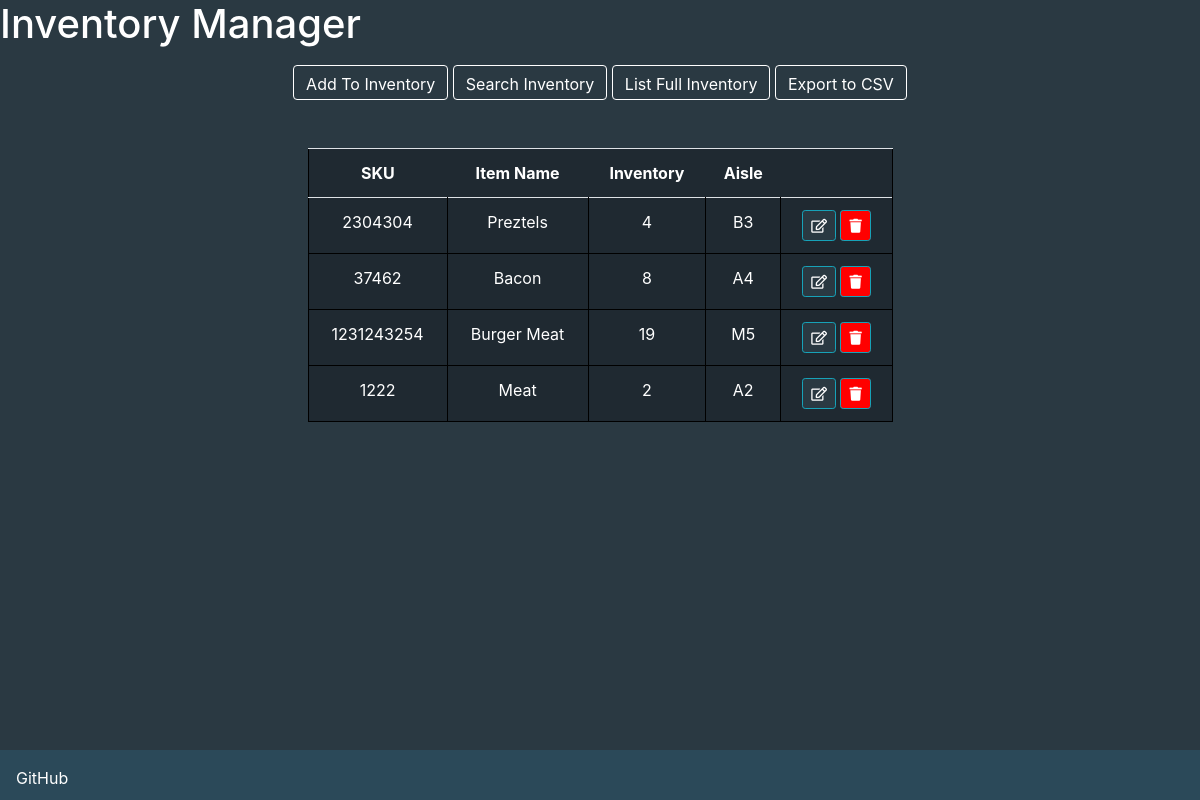
/, run on an earlier commit of the app's database.
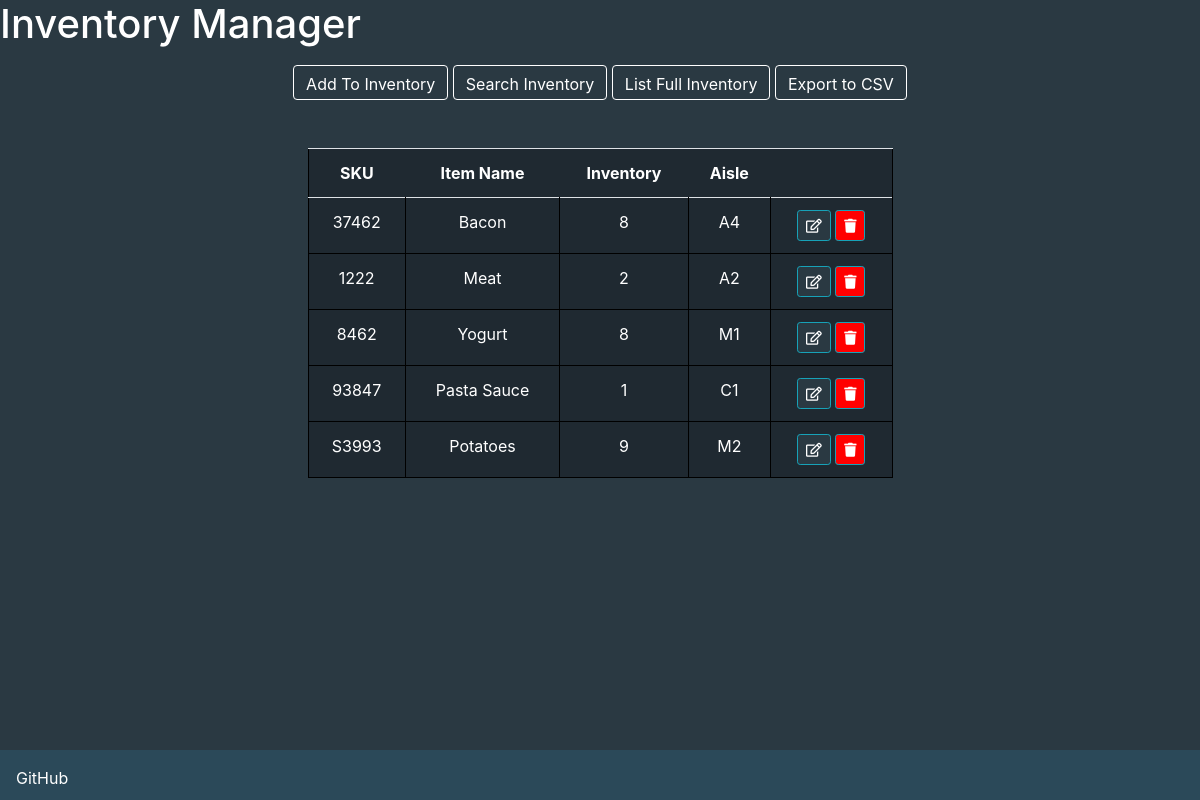
And on a later commit of the database.
### inventoryApp/models.py (models this page shows)
class InventoryModel(models.Model):
    itemSKU = models.CharField(max_length=200)
    itemName = models.CharField(max_length=200)
    itemAmount = models.IntegerField()
    itemAisle = models.CharField(max_length=201)

### inventoryApp/views.py (the view, shortened to what this page needs)
# urls.py: path('', indexHandler, name='indexHandler'), # Handles Index Load
def indexHandler(request, showList=False):
    if request.POST == {}:
        context = InventoryModel.objects.all()
        return render(request, "home.html", {'query': context})

### templates/home.html (shortened to what this page needs)
<!DOCTYPE html>
<html lang="en">
<head>
    <h1 style="color:white;">Inventory Manager</h1>
        <link rel="stylesheet" href="https://use.fontawesome.com/releases/v5.7.0/css/all.css">
        <link rel="stylesheet" href="https://maxcdn.bootstrapcdn.com/bootstrap/4.0.0/css/bootstrap.min.css">
</head>
<body style="background-color: #2a3942">
    <div class="container-fluid" style="text-align: center;">
        <form enctype="multipart/form-data" method="POST">
            <div class="col">
                 </div>
            <div class="col">
                <input type="submit" name="addToDB" id="addToDB" value="Add To Inventory" class="btn btn-primary">
                <input type="button" id="searchHandler" value="Search Inventory" class="btn btn-primary" onclick="UnhideElement('searchHandler','searchDB', ['itemSku','itemName','itemAisle']);">
                <input type="submit" name="listInventory" id="listInventory" value="List Full Inventory" class="btn btn-primary" onclick="">
                <input type="submit" name="convertToCSV" id="convertToCSV" value="Export to CSV" class="btn btn-primary" onclick="">
            </div>
            </form>
        <br></br>
        <div style="overflow:auto; height:600px;">
            <table id="table" class="table" style=" margin-left:auto;margin-right:auto; width: 50%; background-color:#1f2931;">
                <tr>
                        <th style="color:white" scope="col">SKU</th>
                        <th style="color:white" scope="col">Item Name</th>
                        <th style="color:white" scope="col">Inventory</th>
                        <th style="color:white"scope="col">Aisle</th>
                         <th></th>
                </tr>
                {% for item in query %}
                    <tr>
                        <td style="color:white">{{ item.itemSKU }}</td>
                        <td style="color:white">{{ item.itemName }}</td>
                        <td style="color:white">{{ item.itemAmount }}</td>
                        <td style="color:white">{{ item.itemAisle }}</td>
                        <td style="color:white">
                            <a href="{% url 'editHandler' item.itemSKU %}" class="btn btn-info btn-sm" style="background-color: #2a3942" ><span class="far fa-edit"></span></a>
                            <a href="{% url 'deleteHandler' item.itemSKU %}" style="background-color:red" class="btn btn-info btn-sm"><span class="fas fa-trash"></span></a>
                        </td>
                    </tr>
                {% endfor %}
            </table>
            </div>
            </div>
</body>
<footer class="fixed-bottom">
    <div class="text-left p-3" style="background-color:#2b4959; height: 50px;">
        <a class="text-white" href="https://github.com/mirackara/inventorymanager">GitHub</a>
    </div>
</footer>
</html>

What changed in the data, as far as the page shows it:
removed InventoryModel: itemSKU "2304304", itemName "Preztels", itemAmount "4", itemAisle "B3"
removed InventoryModel: itemSKU "1231243254", itemName "Burger Meat", itemAmount "19", itemAisle "M5"
added InventoryModel: itemSKU "8462", itemName "Yogurt", itemAmount "8", itemAisle "M1"
added InventoryModel: itemSKU "93847", itemName "Pasta Sauce", itemAmount "1", itemAisle "C1"
added InventoryModel: itemSKU "S3993", itemName "Potatoes", itemAmount "9", itemAisle "M2"
